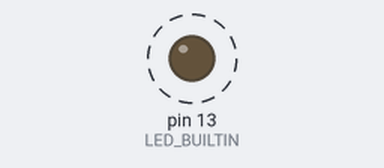
Recording of a sketch running on a simulated Arduino Uno, built with avr-gcc and run on an emulated ATmega328P. On the bench: output pins drawn as LEDs (lit = HIGH). Dashed ring = blinking. What the sketch prints to the serial monitor is not drawn.

Above: at 2.6 s.
Timing chart, 0 to 5.2 s (numbered marks = the images above):
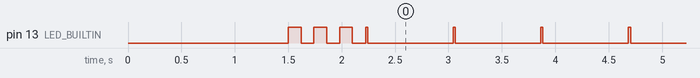

Measured:
- by itself, pin 13 (LED_BUILTIN): moves between LOW and HIGH, repeating every 41.0 s

The sketch:

20251015_002_xiaoON532.ino
```cpp
/*
  Seeed XIAO SAMD21 + PN532 (I2C)
  FeliCa: サービス 0x020B の [0000],[0001] を読み、ASCII から 9桁目(=index 8)の7桁を社員番号として抽出
  - ライブラリ: elechouse/PN532 (PN532_I2C, PN532)
  - シリアル: 115200bps / Serial
  - 起動待ち: while(!Serial) は使わず delay(1500) のみ

  配線:
    XIAO SAMD21 3.3V/GND
    SDA(D4) -> PN532 SDA
    SCL(D5) -> PN532 SCL
    IRQ/RESET 未接続（ポーリング）
*/

#include <Wire.h>
#include <PN532_I2C.h>
#include <PN532.h>

PN532_I2C pn532i2c(Wire);
PN532 nfc(pn532i2c);

// ---- FeliCa Polling ----
static const uint16_t FELICA_SYSTEM_CODE  = 0xFFFF; // 全探索
static const uint8_t  FELICA_REQUEST_CODE = 0x01;   // system code を返す

// ---- 対象サービス/ブロック ----
static const uint16_t TARGET_SERVICE_CODE = 0x020B; // Random Access R/O（読み出し対象）
static const uint16_t TARGET_START_BLOCK  = 0;      // [0000]
static const uint8_t  TARGET_BLOCKS_TO_READ = 2;    // [0000],[0001] の 2ブロック(計32B)
static const uint8_t  MAX_BLOCKS_PER_CMD  = 12;     // ライブラリ実用上限

// ---- 任意: 共通領域 0x000B の簡易ダンプ（必要に応じてON/OFF）----
static const bool     ALSO_DUMP_000B      = false;  // 必要なら true に
static const uint16_t SERVICE_CODE_COMMON = 0x000B;
static const uint16_t COMMON_START_BLOCK  = 0;
static const uint16_t COMMON_BLOCK_COUNT  = 32;

// ---- ユーティリティ ----
void dumpHexLine(const uint8_t* data, size_t len) {
  for (size_t i = 0; i < len; i++) {
    if (data[i] < 0x10) Serial.print('0');
    Serial.print(data[i], HEX);
    Serial.print(' ');
  }
}

bool felica_poll(uint8_t idm[8], uint8_t pmm[8], uint16_t *sysCodeResp) {
  Serial.print("Waiting for a FeliCa card... ");
  uint8_t ok = nfc.felica_Polling(FELICA_SYSTEM_CODE, FELICA_REQUEST_CODE, idm, pmm, sysCodeResp, 5000);
  if (ok != 1) { Serial.println("not found"); return false; }
  Serial.println("detected!");

  Serial.print("  IDm: "); dumpHexLine(idm, 8); Serial.println();
  Serial.print("  PMm: "); dumpHexLine(pmm, 8); Serial.println();
  Serial.print("  System Code: 0x");
  if (*sysCodeResp < 0x1000) Serial.print('0');
  if (*sysCodeResp < 0x0100) Serial.print('0');
  if (*sysCodeResp < 0x0010) Serial.print('0');
  Serial.println(*sysCodeResp, HEX);
  return true;
}

// 任意サービスから、サービス内ブロック番号指定で blockCount 個を読む（最大12/回に分割）
bool felica_read_blocks_noenc(uint16_t serviceCode,
                              uint16_t startBlock,
                              uint8_t  blockCount,
                              uint8_t  outData[][16]) {
  uint8_t totalRead = 0;
  while (totalRead < blockCount) {
    uint8_t remain   = blockCount - totalRead;
    uint8_t thisTime = (remain > MAX_BLOCKS_PER_CMD) ? MAX_BLOCKS_PER_CMD : remain;

    uint16_t blockList[MAX_BLOCKS_PER_CMD];
    for (uint8_t i = 0; i < thisTime; i++) {
      blockList[i] = 0x8000 | (uint16_t)(startBlock + totalRead + i);
    }

    uint16_t serviceList[1] = { serviceCode };

    // ★第5引数は uint8_t (*)[16] を渡す必要がある
    uint8_t (*dst)[16] = &outData[totalRead];

    int8_t ok = nfc.felica_ReadWithoutEncryption(
                  1,                // numService
                  serviceList,      // serviceCodeList
                  thisTime,         // numBlock
                  blockList,        // blockList
                  dst               // blockData (uint8_t (*)[16])
                );
    if (ok != 1) return false;

    totalRead += thisTime;
  }
  return true;
}

// ASCII 文字列化（0x00 に当たったら終了。可視ASCIIのみ、そのほかは '.'）
String ascii_from_blocks(uint8_t data[][16], uint8_t blocks) {
  String s;
  for (uint8_t b = 0; b < blocks; b++) {
    for (uint8_t i = 0; i < 16; i++) {
      uint8_t c = data[b][i];
      if (c == 0x00) return s;     // NULL 終端
      if (c >= 0x20 && c <= 0x7E)  // 可視ASCIIのみ
        s += (char)c;
      else
        s += '.';
    }
  }
  return s;
}

// 9桁目(=0-basedでindex 8)から7桁を固定抽出。
// 先頭8桁が "11194005" であることを確認（不要ならこのチェックは外してOK）
String extract_emp7_at_pos9(const String& s) {
  const String prefix = "11194005";
  const int start = 8;   // 0-based: 9桁目
  const int len   = 7;

  if (s.length() < start + len) return String("");

  // 接頭辞確認（不要ならコメントアウト）
  if (s.substring(0, prefix.length()) != prefix) return String("");

  String cand = s.substring(start, start + len);
  for (int i = 0; i < len; i++) {
    char c = cand[i];
    if (c < '0' || c > '9') return String("");
  }
  return cand;
}

// 任意: 0x000B を連続ダンプ（必要なときのみ呼ぶ）
void dump_common_000B() {
  uint16_t keyv = 0x0000;
  uint16_t svcList[1] = { SERVICE_CODE_COMMON };
  uint8_t  ok = nfc.felica_RequestService(1, svcList, &keyv);
  Serial.print("\n[Common 0x000B] RequestService: ");
  Serial.println(ok == 1 ? "OK" : "NG");
  if (ok != 1) return;

  uint8_t buf[12][16]; // 12ブロック単位で使い回す
  uint16_t remaining = COMMON_BLOCK_COUNT;
  uint16_t current   = COMMON_START_BLOCK;
  while (remaining > 0) {
    uint8_t thisTime = (remaining > 12) ? 12 : remaining;
    if (!felica_read_blocks_noenc(SERVICE_CODE_COMMON, current, thisTime, buf)) {
      Serial.print("  Read fail at block "); Serial.println(current); break;
    }
    for (uint8_t i = 0; i < thisTime; i++) {
      Serial.print("  Block "); Serial.print(current + i); Serial.print(": ");
      dumpHexLine(buf[i], 16); Serial.println();
    }
    current   += thisTime;
    remaining -= thisTime;
  }
}

void setup() {
  pinMode(LED_BUILTIN, OUTPUT);
  Serial.begin(115200);
  delay(1500); // USB列挙待ち（Windowsで重要）

  // 起動インジケータ
  for (int i = 0; i < 3; i++) { digitalWrite(LED_BUILTIN, HIGH); delay(120); digitalWrite(LED_BUILTIN, LOW); delay(120); }

  Serial.println("\nPN532 FeliCa Dump (I2C) [XIAO SAMD21 / 0x020B fixed-pos extractor]");

  Wire.begin();  // XIAO: SDA=D4, SCL=D5
  nfc.begin();

  uint32_t ver = nfc.getFirmwareVersion();
  if (!ver) {
    Serial.println("Didn't find PN532. Check wiring and I2C mode.");
  } else {
    Serial.print("Found PN532: IC="); Serial.print((ver >> 24) & 0xFF, HEX);
    Serial.print(", Ver="); Serial.print((ver >> 16) & 0xFF, DEC);
    Serial.print('.');      Serial.println((ver >> 8) & 0xFF, DEC);
    nfc.setPassiveActivationRetries(0xFF);
    nfc.SAMConfig();
    Serial.println("Ready.");
  }
}

void loop() {
  // 生存インジケータ
  digitalWrite(LED_BUILTIN, HIGH); delay(20); digitalWrite(LED_BUILTIN, LOW);

  // --- Polling ---
  uint8_t idm[8], pmm[8]; uint16_t sysc = 0;
  if (!felica_poll(idm, pmm, &sysc)) { delay(800); return; }

  // --- サービス 0x020B を 2ブロック読む ---
  Serial.println("\n[Read Service 0x020B blocks 0..1]");
  {
    uint16_t svcList[1] = { TARGET_SERVICE_CODE };
    uint16_t keyv = 0x0000;
    uint8_t  ok = nfc.felica_RequestService(1, svcList, &keyv);
    Serial.print("  RequestService(0x020B): "); Serial.println(ok == 1 ? "OK" : "NG");
    if (ok != 1) {
      Serial.println("  -> Service not available or protected.");
    } else {
      uint8_t blk[2][16];
      if (felica_read_blocks_noenc(TARGET_SERVICE_CODE, TARGET_START_BLOCK, TARGET_BLOCKS_TO_READ, blk)) {
        // HEX 表示
        for (uint8_t i = 0; i < TARGET_BLOCKS_TO_READ; i++) {
          Serial.print("  ["); Serial.print(i, DEC); Serial.print("] ");
          dumpHexLine(blk[i], 16); Serial.println();
        }

        // ASCII 化（NULL 終端まで）
        String ascii = ascii_from_blocks(blk, TARGET_BLOCKS_TO_READ);
        Serial.print("  ASCII: '"); Serial.print(ascii); Serial.println("'");

        // ★ 9桁目から7桁固定で抽出
        String emp = extract_emp7_at_pos9(ascii);
        if (emp.length() == 7) {
          Serial.print("  Employee No (pos9..15): "); Serial.println(emp);
        } else {
          Serial.println("  Employee No not found at fixed position (pos9..15).");
        }
      } else {
        Serial.println("  ReadWithoutEncryption failed for 0x020B.");
      }
    }
  }

  // ----（任意）共通領域 0x000B のダンプ ----
  if (ALSO_DUMP_000B) dump_common_000B();

  Serial.println("\nDone. Retry in 1s...");
  delay(1000);
}
```
